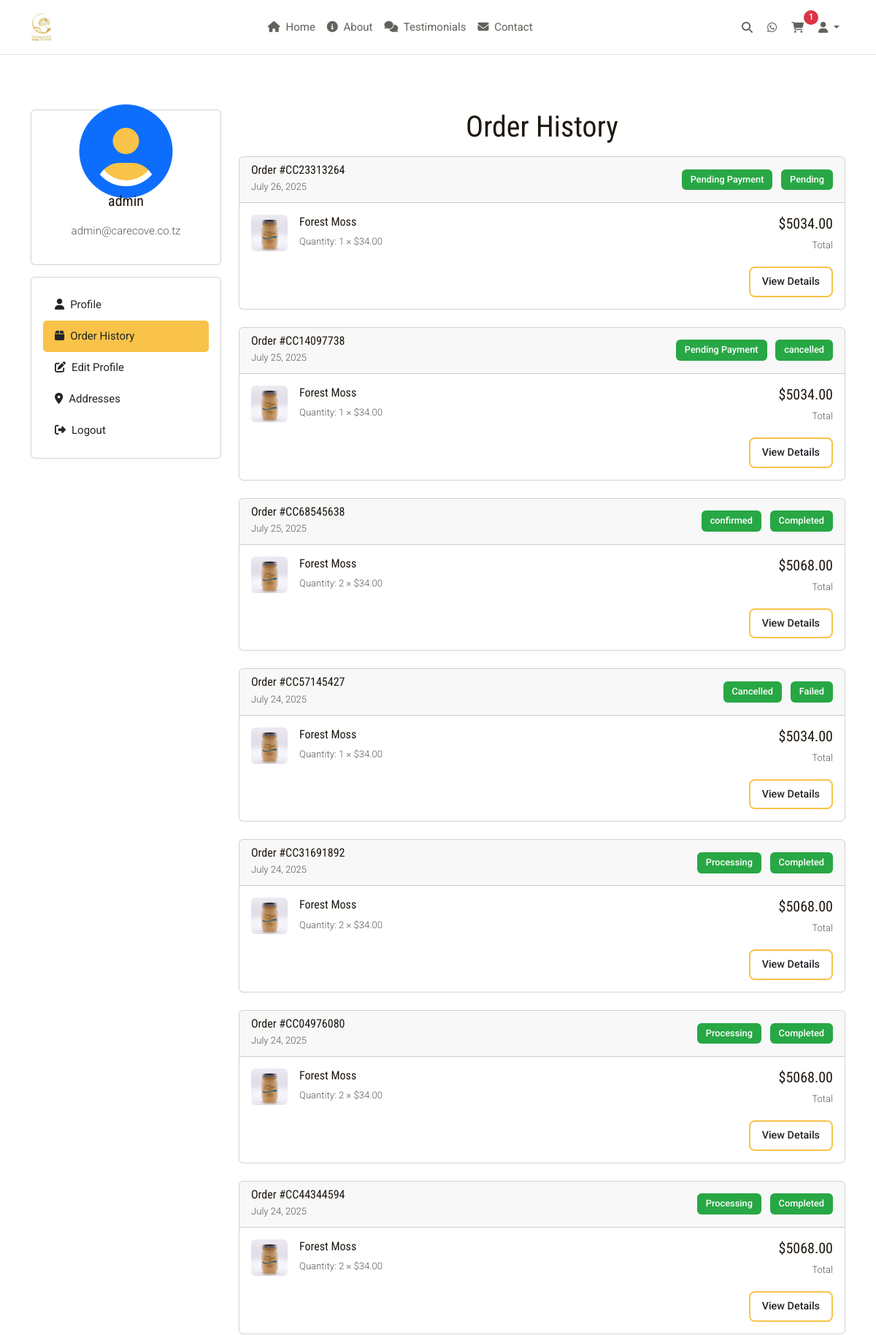
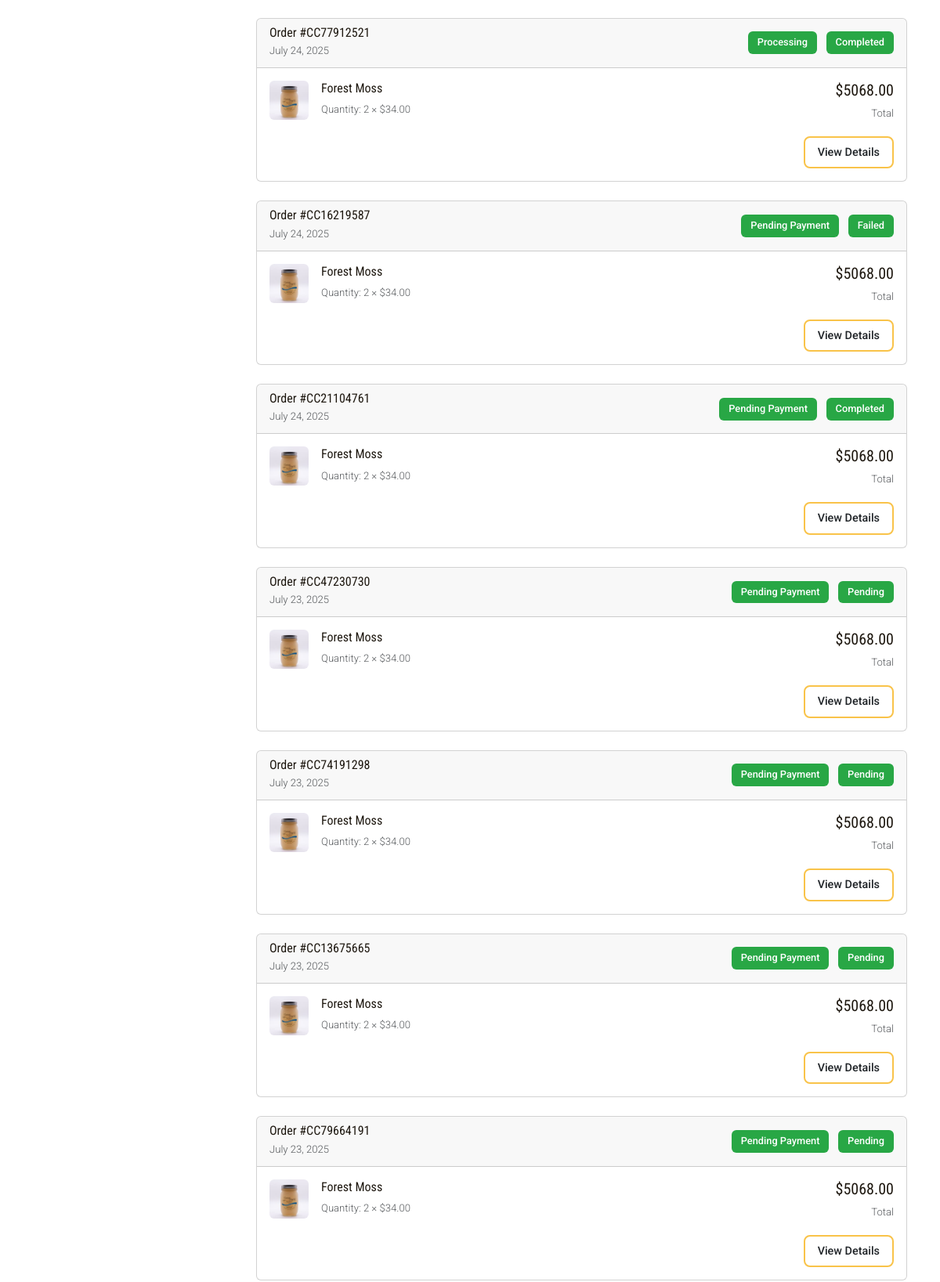
Page /accounts/orders/ (signed in, upper part) on the committed database (2 pictures, top to bottom).
### cart/models.py (models this page shows, shortened)
class Order(models.Model):
    STATUS_CHOICES = [
        ('pending', 'Pending Payment'),
        ('processing', 'Processing'),
        ('shipped', 'Shipped'),
        ('delivered', 'Delivered'),
        ('cancelled', 'Cancelled'),
    ]
    PAYMENT_STATUS_CHOICES = [
        ('pending', 'Pending'),
        ('completed', 'Completed'),
        ('failed', 'Failed'),
        ('refunded', 'Refunded'),
    ]
    user = models.ForeignKey(User, on_delete=models.CASCADE, null=True, blank=True)
    email = models.EmailField()
    billing_first_name = models.CharField(max_length=50)
    billing_last_name = models.CharField(max_length=50)
    billing_company = models.CharField(max_length=100, blank=True)
    billing_address_1 = models.CharField(max_length=200)
    billing_address_2 = models.CharField(max_length=200, blank=True)
    billing_city = models.CharField(max_length=100)
    billing_state = models.CharField(max_length=100)
    billing_postal_code = models.CharField(max_length=20)
    billing_country = models.CharField(max_length=100, default='Tanzania')
    billing_phone = models.CharField(max_length=20)
    shipping_first_name = models.CharField(max_length=50)
    shipping_last_name = models.CharField(max_length=50)
    shipping_company = models.CharField(max_length=100, blank=True)
    shipping_address_1 = models.CharField(max_length=200)
    shipping_address_2 = models.CharField(max_length=200, blank=True)
    shipping_city = models.CharField(max_length=100)
    shipping_state = models.CharField(max_length=100)
    shipping_postal_code = models.CharField(max_length=20)
    shipping_country = models.CharField(max_length=100, default='Tanzania')
    order_number = models.CharField(max_length=20, unique=True)
    status = models.CharField(max_length=20, choices=STATUS_CHOICES, default='pending')
    payment_status = models.CharField(max_length=20, choices=PAYMENT_STATUS_CHOICES, default='pending')
    subtotal = models.DecimalField(max_digits=10, decimal_places=2)
    shipping_cost = models.DecimalField(max_digits=10, decimal_places=2, default=0)
    tax_amount = models.DecimalField(max_digits=10, decimal_places=2, default=0)
    total = models.DecimalField(max_digits=10, decimal_places=2)
    payment_method = models.CharField(max_length=50, default='pesapal')
    payment_reference = models.CharField(max_length=100, blank=True)
    pesapal_order_tracking_id = models.CharField(max_length=100, blank=True)
    pesapal_merchant_reference = models.CharField(max_length=100, blank=True)
    pesapal_order_id = models.CharField(max_length=100, blank=True)
    payment_confirmation_code = models.CharField(max_length=100, blank=True)
    order_notes = models.TextField(blank=True)
    created_at = models.DateTimeField(auto_now_add=True)
    updated_at = models.DateTimeField(auto_now=True)
    class Meta:
        ordering = ['-created_at']

class OrderItem(models.Model):
    order = models.ForeignKey(Order, on_delete=models.CASCADE, related_name='items')
    product = models.ForeignKey(Product, on_delete=models.CASCADE)
    variant = models.ForeignKey(ProductVariant, on_delete=models.CASCADE, null=True, blank=True)
    quantity = models.PositiveIntegerField()
    price = models.DecimalField(max_digits=10, decimal_places=2)
    total = models.DecimalField(max_digits=10, decimal_places=2)

### shop/models.py (models this page shows, shortened)
class Product(models.Model):
    PRODUCT_TYPES = [
        ('gel', 'Sea Moss Gel'),
        ('powder', 'Sea Moss Powder'),
        ('capsules', 'Sea Moss Capsules'),
        ('raw', 'Raw Sea Moss'),
    ]
    name = models.CharField(max_length=200)
    name_sw = models.CharField(max_length=200, blank=True, help_text="Swahili translation")
    slug = models.SlugField(unique=True)
    category = models.ForeignKey(Category, on_delete=models.CASCADE, related_name='products')
    product_type = models.CharField(max_length=20, choices=PRODUCT_TYPES, default='gel')
    description = models.TextField()
    description_sw = models.TextField(blank=True, help_text="Swahili translation")
    price = models.DecimalField(max_digits=10, decimal_places=2)
    compare_at_price = models.DecimalField(max_digits=10, decimal_places=2, blank=True, null=True)
    cost_price = models.DecimalField(max_digits=10, decimal_places=2, blank=True, null=True)
    sku = models.CharField(max_length=50, unique=True, blank=True)
    stock_quantity = models.PositiveIntegerField(default=0)
    track_inventory = models.BooleanField(default=True)
    allow_backorders = models.BooleanField(default=False)
    weight = models.DecimalField(max_digits=8, decimal_places=2, blank=True, null=True)
    origin = models.CharField(max_length=100, default='Zanzibar, Tanzania')
    ingredients = models.TextField(blank=True)
    benefits = models.TextField(blank=True)
    usage_instructions = models.TextField(blank=True)
    meta_title = models.CharField(max_length=60, blank=True)
    meta_description = models.CharField(max_length=160, blank=True)
    is_active = models.BooleanField(default=True)
    is_featured = models.BooleanField(default=False)
    created_at = models.DateTimeField(auto_now_add=True)
    updated_at = models.DateTimeField(auto_now=True)
    class Meta:
        ordering = ['-created_at']

class ProductImage(models.Model):
    product = models.ForeignKey(Product, on_delete=models.CASCADE, related_name='images')
    image = models.ImageField(upload_to='products/')
    alt_text = models.CharField(max_length=200, blank=True)
    is_primary = models.BooleanField(default=False)
    sort_order = models.PositiveIntegerField(default=0)
    class Meta:
        ordering = ['sort_order', 'id']

### accounts/views.py (the view)
# urls.py: path('orders/', views.order_history, name='order_history'),
@login_required
def order_history(request):
    orders = Order.objects.filter(user=request.user).order_by('-created_at')
    context = {'orders': orders}
    return render(request, 'accounts/order_history.html', context)

### cart/context_processors.py (called while the page is built)
def cart(request):
    cart_total_items = 0
    cart_total_price = 0
    cart_obj = None
    try:
        if request.user.is_authenticated:
            cart_obj = Cart.objects.get(user=request.user)
        else:
            if request.session.session_key:
                cart_obj = Cart.objects.get(session_key=request.session.session_key)
        if cart_obj:
            cart_total_items = cart_obj.total_items
            cart_total_price = cart_obj.total_price
    except Cart.DoesNotExist:
        pass
    return {
        'cart_total_items': cart_total_items,
        'cart_total_price': cart_total_price,
        'cart': cart_obj,
    }

### cart/models.py (called while the page is built)
    @property
    def total_items(self):
        return sum(item.quantity for item in self.items.all())

    @property
    def total_price(self):
        return sum(item.total_price for item in self.items.all())

    @property
    def price(self):
        if self.variant:
            return self.variant.price
        return self.product.price

    @property
    def total_price(self):
        return self.price * self.quantity

### templates/accounts/order_history.html (shortened to what this page needs)
{% extends 'base.html' %}
{% load static %}
{% block content %}
<div class="container my-5">
    <div class="row">
        <div class="col-lg-3">
            <div class="profile-sidebar">
                <div class="card">
                    <div class="card-body text-center">
                        <div class="profile-avatar mb-3">
                            <i class="fas fa-user-circle fa-4x text-primary"></i>
                        </div>
                        <h5>{{ user.first_name|default:user.username }}</h5>
                        <p class="text-muted">{{ user.email }}</p>
                    </div>
                </div>
                <div class="card mt-3">
                    <div class="card-body">
                        <nav class="nav flex-column">
                            <a class="nav-link" href="{% url 'accounts:profile' %}">
                                <i class="fas fa-user me-2"></i>Profile
                            </a>
                            <a class="nav-link active" href="{% url 'accounts:order_history' %}">
                                <i class="fas fa-box me-2"></i>Order History
                            </a>
                            <a class="nav-link" href="{% url 'accounts:edit_profile' %}">
                                <i class="fas fa-edit me-2"></i>Edit Profile
                            </a>
                            <a class="nav-link" href="{% url 'accounts:manage_addresses' %}">
                                <i class="fas fa-map-marker-alt me-2"></i>Addresses
                            </a>
                            <a class="nav-link" href="{% url 'accounts:logout' %}">
                                <i class="fas fa-sign-out-alt me-2"></i>Logout
                            </a>
                        </nav>
                    </div>
                </div>
            </div>
        </div>
        <div class="col-lg-9">
            <div class="order-history-content">
                <h2 class="section-title">Order History</h2>
                {% if orders %}
                <div class="orders-list">
                    {% for order in orders %}
                    <div class="card mb-4">
                        <div class="card-header">
                            <div class="row align-items-center">
                                <div class="col-md-6">
                                    <h6 class="mb-0">Order #{{ order.order_number }}</h6>
                                    <small class="text-muted">{{ order.created_at|date:"F d, Y" }}</small>
                                </div>
                                <div class="col-md-6 text-md-end">
                                    <span class="badge bg-{{ order.status|yesno:'success,warning,danger' }} me-2">
                                        {{ order.get_status_display }}
                                    </span>
                                    <span class="badge bg-{{ order.payment_status|yesno:'success,warning,danger' }}">
                                        {{ order.get_payment_status_display }}
                                    </span>
                                </div>
                            </div>
                        </div>
                        <div class="card-body">
                            <div class="row">
                                <div class="col-md-8">
                                    <div class="order-items">
                                        {% for item in order.items.all %}
                                        <div class="order-item d-flex align-items-center mb-2">
                                            <div class="item-image me-3">
                                                {% if item.product.images.first %}
                                                    <img src="{{ item.product.images.first.image.url }}" alt="{{ item.product.name }}" class="img-fluid rounded" style="width: 50px; height: 50px;">
                                                {% else %}
                                                    <img src="https://www.naturalmaxhealth.com/wp-content/uploads/2019/11/Sea-Moss-Front-B-fin-2-1024x1024-1160x1160.jpg" alt="{{ item.product.name }}" class="img-fluid rounded" style="width: 50px; height: 50px;">
                                                {% endif %}
                                            </div>
                                            <div class="item-details">
                                                <h6 class="mb-1">{{ item.product.name }}</h6>
                                                <small class="text-muted">Quantity: {{ item.quantity }} × ${{ item.price }}</small>
                                            </div>
                                        </div>
                                        {% endfor %}
                                    </div>
                                </div>
                                <div class="col-md-4 text-md-end">
                                    <div class="order-total">
                                        <h5 class="mb-1">${{ order.total }}</h5>
                                        <small class="text-muted">Total</small>
                                    </div>
                                    <div class="order-actions mt-3">
                                        <a href="{% url 'cart:order_detail' order.order_number %}" class="btn btn-outline-primary btn-sm">
                                            View Details
                                        </a>
                                    </div>
                                </div>
                            </div>
                        </div>
                    </div>
                    {% endfor %}
                </div>
                {% endif %}
            </div>
        </div>
    </div>
</div>
{% endblock %}

### static/css/style.css (style rules this page uses)
a, a:visited, a:hover, a:focus, a:active { text-decoration: none !important; color: inherit !important; }
:root { --primary-gold: #f9c349; --dark-grey-brown: #62615c; --black: #000000; --dark-brown: #1e1810; --white: #ffffff; --light-grey: #9e9e9e; --off-white: #fafafa; --coral-red: #d65d67; --blue-grey: #69727d; --light-border: #cccccc; --silver-grey: #e2e2e2; --blue-accent: #0274be; --success: #28a745; --warning: #ffc107; --danger: #dc3545; --info: #17a2b8; }
body { font-family: 'Roboto', sans-serif; font-weight: 300; font-size: 15px; line-height: 1.8; color: var(--dark-grey-brown); background-color: var(--white); }
body.beach-background { background-image: url('/static/img/zanzibar-beach3.jpg'); background-size: cover; background-position: center; background-attachment: fixed; background-repeat: no-repeat; min-height: 100vh; }
h1, h2, h3, h4, h5, h6 { font-family: 'Roboto Condensed', sans-serif; font-weight: 400; color: var(--dark-brown); margin-bottom: 1rem; }
body { font-family: 'Roboto', sans-serif; font-weight: 300; font-size: 15px; line-height: 1.8; color: var(--dark-grey-brown); background-color: var(--white); padding-top: 70px; }
.nav-link { color: var(--dark-grey-brown); font-weight: 400; padding: 0.5rem 1rem; border-radius: 5px; transition: all 0.3s ease; }
.section-title { font-size: 2.5rem; text-align: center; margin-bottom: 1rem; color: var(--dark-brown); }
.btn { border-radius: 8px; font-weight: 500; padding: 0.75rem 1.5rem; transition: all 0.3s ease; border: none; cursor: pointer; }
.btn-outline-primary { border: 2px solid var(--primary-gold); color: var(--primary-gold); background: transparent; }
.btn-sm { padding: 0.5rem 1rem; font-size: 0.9rem; }
.badge { padding: 0.5rem 0.75rem; font-size: 0.8rem; font-weight: 500; border-radius: 6px; }
.bg-success { background-color: var(--success) !important; }
.profile-sidebar { position: sticky; top: 2rem; }
.profile-avatar { width: 80px; height: 80px; border-radius: 50%; background: var(--primary-gold); display: flex; align-items: center; justify-content: center; margin: 0 auto; font-size: 2rem; color: var(--white); }
.nav-link.active { background: var(--primary-gold); color: var(--white); }

### rows in the picture
Order: order_number "CC23313264", created_at "July 26, 2025", status "Pending Payment", payment_status "Pending", total "5034.00"
OrderItem: product.images.first.image (picture), product.name "Forest Moss", quantity "1", price "34.00"
Order: order_number "CC14097738", created_at "July 25, 2025", status "Pending Payment", payment_status "cancelled", total "5034.00"
OrderItem: product.images.first.image (picture), product.name "Forest Moss", quantity "1", price "34.00"
Order: order_number "CC68545638", created_at "July 25, 2025", status "confirmed", payment_status "Completed", total "5068.00"
OrderItem: product.images.first.image (picture), product.name "Forest Moss", quantity "2", price "34.00"
Order: order_number "CC57145427", created_at "July 24, 2025", status "Cancelled", payment_status "Failed", total "5034.00"
OrderItem: product.images.first.image (picture), product.name "Forest Moss", quantity "1", price "34.00"
Order: order_number "CC31691892", created_at "July 24, 2025", status "Processing", payment_status "Completed", total "5068.00"
OrderItem: product.images.first.image (picture), product.name "Forest Moss", quantity "2", price "34.00"
Order: order_number "CC04976080", created_at "July 24, 2025", status "Processing", payment_status "Completed", total "5068.00"
OrderItem: product.images.first.image (picture), product.name "Forest Moss", quantity "2", price "34.00"
Order: order_number "CC44344594", created_at "July 24, 2025", status "Processing", payment_status "Completed", total "5068.00"
OrderItem: product.images.first.image (picture), product.name "Forest Moss", quantity "2", price "34.00"
Order: order_number "CC77912521", created_at "July 24, 2025", status "Processing", payment_status "Completed", total "5068.00"
OrderItem: product.images.first.image (picture), product.name "Forest Moss", quantity "2", price "34.00"
Order: order_number "CC16219587", created_at "July 24, 2025", status "Pending Payment", payment_status "Failed", total "5068.00"
OrderItem: product.images.first.image (picture), product.name "Forest Moss", quantity "2", price "34.00"
Order: order_number "CC21104761", created_at "July 24, 2025", status "Pending Payment", payment_status "Completed", total "5068.00"
OrderItem: product.images.first.image (picture), product.name "Forest Moss", quantity "2", price "34.00"
Order: order_number "CC47230730", created_at "July 23, 2025", status "Pending Payment", payment_status "Pending", total "5068.00"
OrderItem: product.images.first.image (picture), product.name "Forest Moss", quantity "2", price "34.00"
Order: order_number "CC74191298", created_at "July 23, 2025", status "Pending Payment", payment_status "Pending", total "5068.00"
OrderItem: product.images.first.image (picture), product.name "Forest Moss", quantity "2", price "34.00"
Order: order_number "CC13675665", created_at "July 23, 2025", status "Pending Payment", payment_status "Pending", total "5068.00"
OrderItem: product.images.first.image (picture), product.name "Forest Moss", quantity "2", price "34.00"
Order: order_number "CC79664191", created_at "July 23, 2025", status "Pending Payment", payment_status "Pending", total "5068.00"
OrderItem: product.images.first.image (picture), product.name "Forest Moss", quantity "2", price "34.00"

### other values in the picture
{{ cart_total_items }} "1"
{{ user.first_name|default:user.username }} "admin"
{{ user.email }} "admin@carecove.co.tz"
